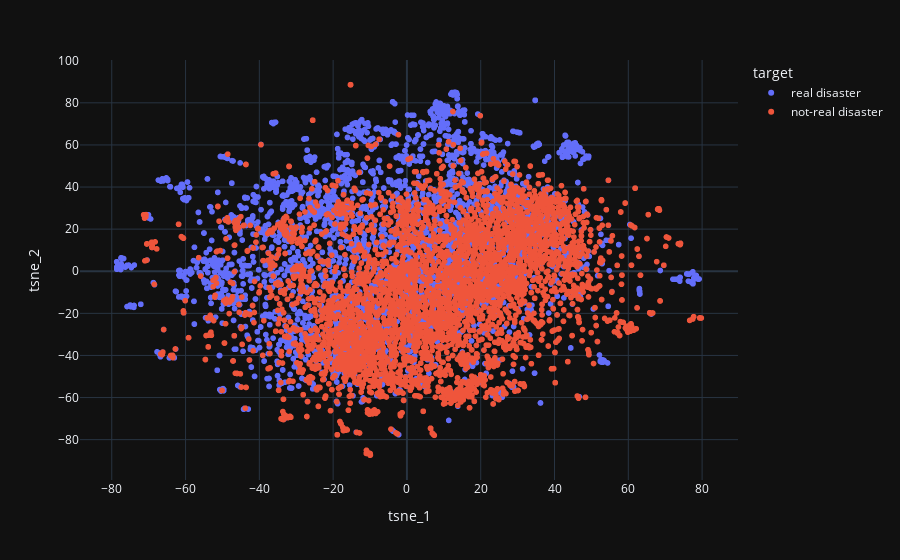

This figure's notebook cell:
### Code cell
# Creates a TSNE model with two dimensions that allow us to visualize the values
    # color - Category or target
    # and the hover data(or displayed info) is the original Text
from sklearn.manifold import TSNE
import plotly_express as px

X = df["vector"]
X = np.concatenate(X,axis=0).reshape(-1,300)
modelo = TSNE(n_components=2)
resultado = modelo.fit_transform(X)
df["tsne_1"]=resultado[:,0]
df["tsne_2"]=resultado[:,1]
fig = px.scatter(data_frame=df,
                 x=df["tsne_1"],
                 y=df["tsne_2"],
                 template="plotly_dark",
                 hover_data=["text"],
                 color=df["target"])
fig.show()

### Figure 1 — Plotly figure (JSON) as saved in the notebook; plotly's stock layout.template omitted (floating-point values rounded to 4 significant figures; data arrays with more than 128 entries replaced by an {"elided": "..."} marker saying what was removed)
{"data": [{"customdata": {"elided": "3271x1 str values"}, "hovertemplate": "target=real disaster<br>tsne_1=%{x}<br>tsne_2=%{y}<br>text=%{customdata[0]}<extra></extra>", "legendgroup": "real disaster", "marker": {"color": "#636efa", "symbol": "circle"}, "mode": "markers", "name": "real disaster", "showlegend": true, "type": "scattergl", "x": {"elided": "3271 float values"}, "xaxis": "x", "y": {"elided": "3271 float values"}, "yaxis": "y"}, {"customdata": {"elided": "4342x1 str values"}, "hovertemplate": "target=not-real disaster<br>tsne_1=%{x}<br>tsne_2=%{y}<br>text=%{customdata[0]}<extra></extra>", "legendgroup": "not-real disaster", "marker": {"color": "#EF553B", "symbol": "circle"}, "mode": "markers", "name": "not-real disaster", "showlegend": true, "type": "scattergl", "x": {"elided": "4342 float values"}, "xaxis": "x", "y": {"elided": "4342 float values"}, "yaxis": "y"}], "layout": {"legend": {"title": {"text": "target"}, "tracegroupgap": 0}, "margin": {"t": 60}, "xaxis": {"anchor": "y", "domain": [0, 1], "title": {"text": "tsne_1"}}, "yaxis": {"anchor": "x", "domain": [0, 1], "title": {"text": "tsne_2"}}}}
